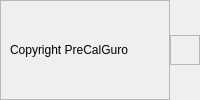
        <widget class="QWidget" name="footerContainer" native="true">
         <layout class="QHBoxLayout" name="horizontalLayout_9">
          <property name="spacing">
           <number>0</number>
          </property>
          <property name="leftMargin">
           <number>0</number>
          </property>
          <property name="topMargin">
           <number>0</number>
          </property>
          <property name="rightMargin">
           <number>0</number>
          </property>
          <property name="bottomMargin">
           <number>0</number>
          </property>
          <item>
           <widget class="QFrame" name="frame_11">
            <property name="frameShape">
             <enum>QFrame::StyledPanel</enum>
            </property>
            <property name="frameShadow">
             <enum>QFrame::Raised</enum>
            </property>
            <layout class="QHBoxLayout" name="horizontalLayout_10">
             <item>
              <widget class="QLabel" name="label_18">
               <property name="text">
                <string>Copyright PreCalGuro</string>
               </property>
              </widget>
             </item>
            </layout>
           </widget>
          </item>
          <item>
           <widget class="QFrame" name="sizeGrip">
            <property name="minimumSize">
             <size>
              <width>30</width>
              <height>30</height>
             </size>
            </property>
            <property name="maximumSize">
             <size>
              <width>30</width>
              <height>30</height>
             </size>
            </property>
            <property name="frameShape">
             <enum>QFrame::StyledPanel</enum>
            </property>
            <property name="frameShadow">
             <enum>QFrame::Raised</enum>
            </property>
           </widget>
          </item>
         </layout>
         <zorder>sizeGrip</zorder>
         <zorder>frame_11</zorder>
        </widget>
